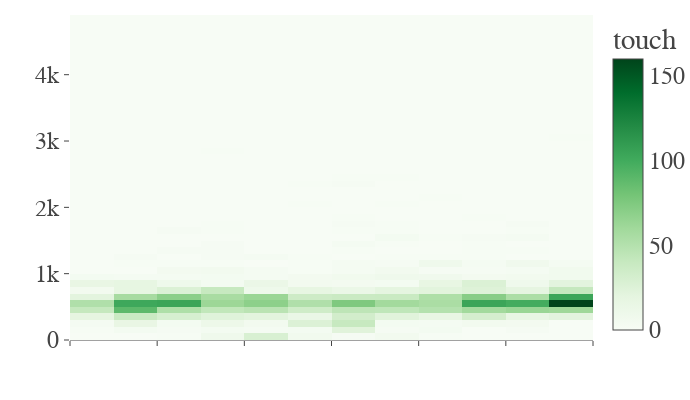

The notebook cell this image was saved under:
### Code cell
# Positions in front of the wall while using touch interaction
fig_hs = px.density_heatmap(hftouch, x="wall_x", y="wall_y", nbinsx=20, color_continuous_scale="Greens", 
                   range_x=[-3000,3000], range_y=[0,4900], width=690, height=400, template="none")

fig_hs.update_xaxes(title="", showticklabels=False)
fig_hs.update_yaxes(title="", tickformat="~s")

fig_hs.update_layout(title="", font_family="Arial", font_size=fontsize, showlegend=False,
    margin=dict(l=70, r=0, b=60, t=15))
fig_hs.layout['coloraxis']['colorbar']['title'] = 'touch'

fig_hs.write_image("fig5-speech.pdf")
fig_hs.show()

### Figure 1 — Plotly figure (JSON) as saved in the notebook; plotly's stock layout.template omitted (floating-point values rounded to 4 significant figures; data arrays with more than 128 entries replaced by an {"elided": "..."} marker saying what was removed)
{"data": [{"coloraxis": "coloraxis", "hovertemplate": "wall_x=%{x}<br>wall_y=%{y}<br>count=%{z}<extra></extra>", "name": "", "nbinsx": 20, "type": "histogram2d", "x": {"elided": "3633 float values"}, "xaxis": "x", "xbingroup": "x", "y": {"elided": "3633 float values"}, "yaxis": "y", "ybingroup": "y"}], "layout": {"coloraxis": {"colorbar": {"title": {"text": "touch"}}, "colorscale": [[0, "rgb(247,252,245)"], [0.125, "rgb(229,245,224)"], [0.25, "rgb(199,233,192)"], [0.375, "rgb(161,217,155)"], [0.5, "rgb(116,196,118)"], [0.625, "rgb(65,171,93)"], [0.75, "rgb(35,139,69)"], [0.875, "rgb(0,109,44)"], [1, "rgb(0,68,27)"]]}, "font": {"family": "Arial", "size": 24}, "height": 400, "legend": {"tracegroupgap": 0}, "margin": {"b": 60, "l": 70, "r": 0, "t": 15}, "showlegend": false, "title": {"text": ""}, "width": 690, "xaxis": {"anchor": "y", "domain": [0, 1], "range": [-3000, 3000], "showticklabels": false, "title": {"text": ""}, "type": "linear"}, "yaxis": {"anchor": "x", "domain": [0, 1], "range": [0, 4900], "tickformat": "~s", "title": {"text": ""}, "type": "linear"}}}
